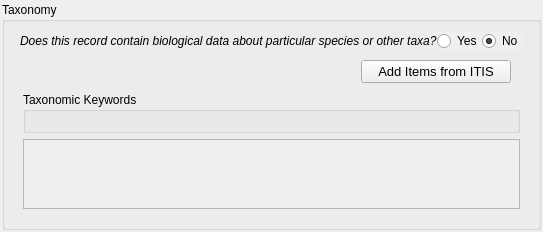
<?xml version="1.0" encoding="UTF-8"?>
<ui version="4.0">
 <class>Taxonomy</class>
 <widget class="QWidget" name="Taxonomy">
  <property name="geometry">
   <rect>
    <x>0</x>
    <y>0</y>
    <width>523</width>
    <height>225</height>
   </rect>
  </property>
  <property name="sizePolicy">
   <sizepolicy hsizetype="Preferred" vsizetype="Preferred">
    <horstretch>0</horstretch>
    <verstretch>0</verstretch>
   </sizepolicy>
  </property>
  <property name="windowTitle">
   <string>Form</string>
  </property>
  <property name="toolTip">
   <string>test docstring</string>
  </property>
  <property name="styleSheet">
   <string notr="true"/>
  </property>
  <layout class="QVBoxLayout" name="verticalLayout_2">
   <property name="spacing">
    <number>3</number>
   </property>
   <property name="leftMargin">
    <number>2</number>
   </property>
   <property name="topMargin">
    <number>2</number>
   </property>
   <property name="rightMargin">
    <number>2</number>
   </property>
   <property name="bottomMargin">
    <number>2</number>
   </property>
   <item>
    <widget class="QGroupBox" name="fgdc_taxonomy">
     <property name="sizePolicy">
      <sizepolicy hsizetype="Preferred" vsizetype="Preferred">
       <horstretch>0</horstretch>
       <verstretch>0</verstretch>
      </sizepolicy>
     </property>
     <property name="title">
      <string>Taxonomy</string>
     </property>
     <layout class="QVBoxLayout" name="verticalLayout">
      <item>
       <layout class="QVBoxLayout" name="main_layout">
        <property name="spacing">
         <number>0</number>
        </property>
        <property name="sizeConstraint">
         <enum>QLayout::SetDefaultConstraint</enum>
        </property>
        <item>
         <layout class="QHBoxLayout" name="horizontalLayout">
          <property name="leftMargin">
           <number>6</number>
          </property>
          <property name="rightMargin">
           <number>6</number>
          </property>
          <item>
           <widget class="QLabel" name="label_3">
            <property name="minimumSize">
             <size>
              <width>0</width>
              <height>20</height>
             </size>
            </property>
            <property name="styleSheet">
             <string notr="true">font: italic;</string>
            </property>
            <property name="text">
             <string>Does this record contain biological data about particular species or other taxa?</string>
            </property>
           </widget>
          </item>
          <item>
           <spacer name="horizontalSpacer">
            <property name="orientation">
             <enum>Qt::Horizontal</enum>
            </property>
            <property name="sizeHint" stdset="0">
             <size>
              <width>40</width>
              <height>20</height>
             </size>
            </property>
           </spacer>
          </item>
          <item>
           <widget class="QRadioButton" name="rbtn_yes">
            <property name="autoFillBackground">
             <bool>true</bool>
            </property>
            <property name="text">
             <string>Yes</string>
            </property>
            <property name="checked">
             <bool>false</bool>
            </property>
           </widget>
          </item>
          <item>
           <widget class="QRadioButton" name="rbtn_no">
            <property name="autoFillBackground">
             <bool>true</bool>
            </property>
            <property name="text">
             <string>No</string>
            </property>
            <property name="checked">
             <bool>true</bool>
            </property>
           </widget>
          </item>
         </layout>
        </item>
        <item>
         <widget class="QWidget" name="widget_contents" native="true">
          <property name="sizePolicy">
           <sizepolicy hsizetype="Preferred" vsizetype="Preferred">
            <horstretch>0</horstretch>
            <verstretch>0</verstretch>
           </sizepolicy>
          </property>
          <layout class="QVBoxLayout" name="verticalLayout_3">
           <item>
            <layout class="QHBoxLayout" name="horizontalLayout_4">
             <property name="leftMargin">
              <number>9</number>
             </property>
             <property name="rightMargin">
              <number>9</number>
             </property>
             <property name="bottomMargin">
              <number>3</number>
             </property>
             <item>
              <spacer name="horizontalSpacer_3">
               <property name="orientation">
                <enum>Qt::Horizontal</enum>
               </property>
               <property name="sizeHint" stdset="0">
                <size>
                 <width>40</width>
                 <height>20</height>
                </size>
               </property>
              </spacer>
             </item>
             <item>
              <widget class="QPushButton" name="btn_search">
               <property name="minimumSize">
                <size>
                 <width>150</width>
                 <height>0</height>
                </size>
               </property>
               <property name="font">
                <font>
                 <family>MS Shell Dlg 2</family>
                 <pointsize>10</pointsize>
                 <weight>50</weight>
                 <italic>false</italic>
                 <bold>false</bold>
                </font>
               </property>
               <property name="styleSheet">
                <string notr="true"/>
               </property>
               <property name="text">
                <string>Add Items from ITIS</string>
               </property>
              </widget>
             </item>
            </layout>
           </item>
           <item>
            <widget class="QGroupBox" name="keywtax_groupbox">
             <property name="sizePolicy">
              <sizepolicy hsizetype="Preferred" vsizetype="Preferred">
               <horstretch>0</horstretch>
               <verstretch>0</verstretch>
              </sizepolicy>
             </property>
             <property name="title">
              <string>Taxonomic Keywords</string>
             </property>
             <layout class="QVBoxLayout" name="verticalLayout_4">
              <item>
               <layout class="QVBoxLayout" name="kws_layout"/>
              </item>
             </layout>
            </widget>
           </item>
           <item>
            <widget class="QScrollArea" name="taxoncl_scrollarea">
             <property name="sizePolicy">
              <sizepolicy hsizetype="Expanding" vsizetype="Preferred">
               <horstretch>0</horstretch>
               <verstretch>0</verstretch>
              </sizepolicy>
             </property>
             <property name="minimumSize">
              <size>
               <width>0</width>
               <height>0</height>
              </size>
             </property>
             <property name="maximumSize">
              <size>
               <width>16777215</width>
               <height>350</height>
              </size>
             </property>
             <property name="widgetResizable">
              <bool>true</bool>
             </property>
             <widget class="QWidget" name="taxoncl_contents">
              <property name="geometry">
               <rect>
                <x>0</x>
                <y>0</y>
                <width>477</width>
                <height>69</height>
               </rect>
              </property>
              <layout class="QVBoxLayout" name="verticalLayout_5"/>
             </widget>
            </widget>
           </item>
          </layout>
         </widget>
        </item>
       </layout>
      </item>
     </layout>
    </widget>
   </item>
  </layout>
 </widget>
 <resources/>
 <connections/>
</ui>
